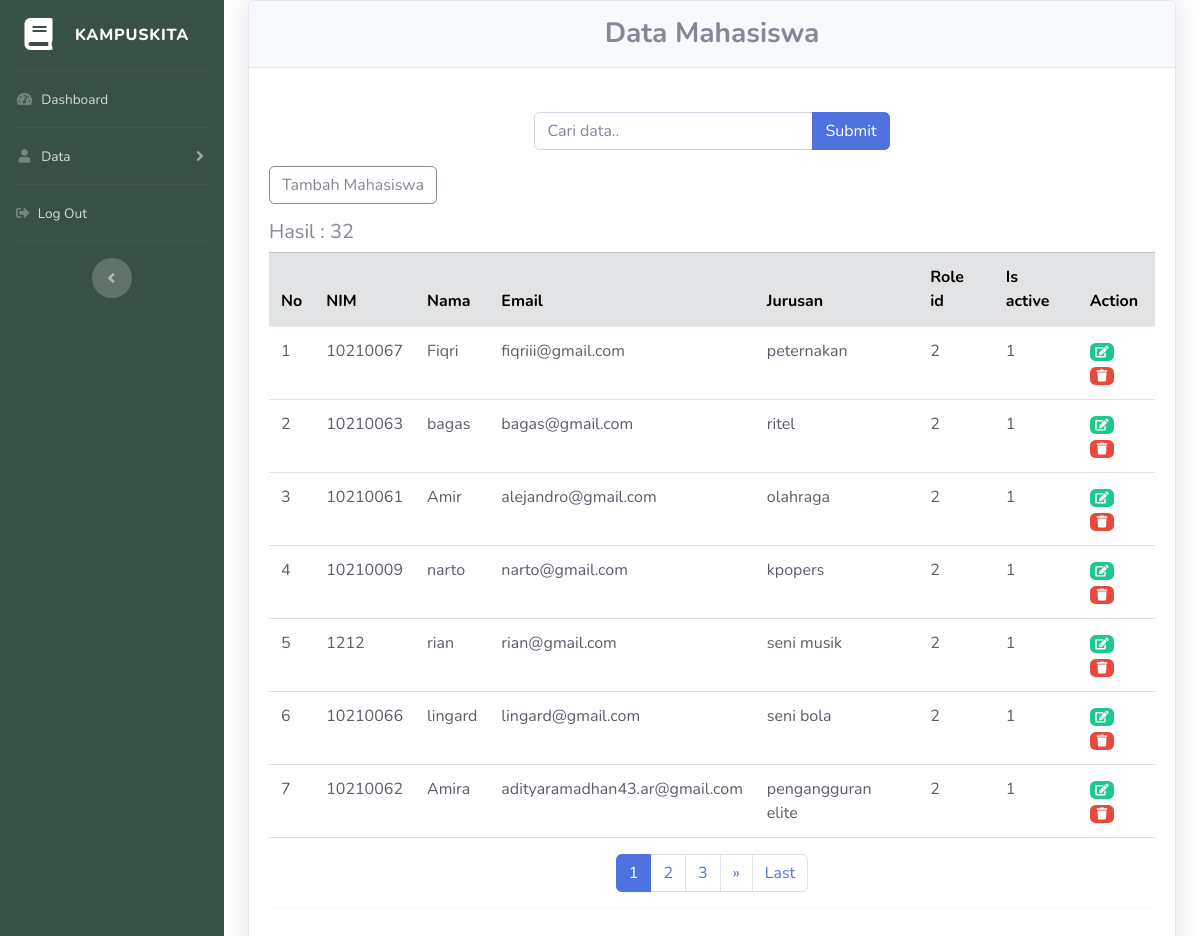
Screenshot of /index.php/mahasiswa with the database file from the repository.
### tables this page shows
CREATE TABLE `mahasiswa` (
  `id` int(11) NOT NULL,
  `nama` varchar(100) NOT NULL,
  `nim` varchar(8) NOT NULL,
  `email` varchar(100) NOT NULL,
  `jurusan` varchar(50) NOT NULL,
  `password` varchar(128) NOT NULL,
  `role_id` int(11) NOT NULL,
  `is_active` int(11) NOT NULL
);

### application/controllers/Mahasiswa.php (called while the page is built, shortened)
<?php
class Mahasiswa extends CI_Controller
{
	public function __construct()
	{
		parent::__construct();
		$this->load->model('ModelAdmin');
	}
	public function index()
	{
		$queryAllMahasiswa = $this->ModelAdmin->getDataMahasiswa();
		$data = array('mahasiswa' => $queryAllMahasiswa);
		$title['title'] = "KampusKita Mahasiswa";
		if ($this->input->post('submit')) {
			$data['keyword'] = $this->input->post('keyword');
			$this->session->set_userdata('keyword', $data['keyword']);
		} else {
			$data['keyword'] = $this->session->userdata('keyword', $data);
		}
		$this->db->like('nama', $data['keyword']);
		$this->db->or_like('email', $data['keyword']);
		$this->db->or_like('jurusan', $data['keyword']);
		$this->db->or_like('nim', $data['keyword']);
		$this->db->from('mahasiswa');
		$config['total_rows'] = $this->db->count_all_results();
		$data['total_rows'] = $config['total_rows'];
		$config['per_page'] = 7;
		$data['start'] = $this->uri->segment(3);
		$data['mahasiswa'] = $this->ModelAdmin->getMahasiswa($config['per_page'], $data['start'], $data['keyword']);
		$this->load->view('templates/header', $title);
		$this->load->view('templates/sidebar');
		$this->load->view('view-mahasiswa.php', $data);
		$this->load->view('templates/footer');
	}
}

### index.php (called while the page is built, shortened)
<?php
require_once BASEPATH.'core/CodeIgniter.php';

### application/models/ModelAdmin.php (called while the page is built, shortened)
<?php
class ModelAdmin extends CI_Model
{
	public function getMahasiswa($limit, $start, $keyword = null)
	{
		$this->db->order_by('id', 'DESC');
		$query = $this->db->get('mahasiswa', $limit, $start);
		return $query->result();
	}
}

### application/views/view-mahasiswa.php (the view, shortened to what this page needs)
<br>
<div class="container-fluid">
	<div class="card shadow mb-4">
		<div class="card-header py-3">
			<h3 class="m-0 font-weight-bold text-secondary" align="center">Data Mahasiswa</h3>
		</div>
		<div class="card-body">
			<div class="row justify-content-center mt-4">
				<div class="col-md-5">
					<form action="<?= base_url('mahasiswa'); ?>" method="post">
						<div class="input-group mb-3">
							<input type="text" class="form-control" placeholder="Cari data.. " name="keyword" autocomplete="off" autofocus>
							<div class="input-group-append">
								<input class="btn btn-primary" type="submit" name="submit">
							</div>
						</div>
					</form>
				</div>
			</div>
			<a class="btn btn-outline-secondary mb-3" align="center" data-toggle="modal" data-target="#newMahasiswa">Tambah Mahasiswa</a>
			<h5>Hasil : <?= $total_rows; ?></h5>
			<table class="table table-hover text-dark">
				<thead class="table-secondary">
					<tr>
						<th scope="col">No</th>
						<th scope="col">NIM</th>
						<th scope="col">Nama</th>
						<th scope="col">Email</th>
						<th scope="col">Jurusan</th>
						<th scope="col">Role id</th>
						<th scope="col">Is active</th>
						<th scope="col">Action</th>
					</tr>
				</thead>
				<tbody>
					<?php
					foreach ($mahasiswa as $row) :
					?>
						<tr>
							<td><?= ++$start; ?></td>
							<td><?= $row->nim; ?></td>
							<td><?= $row->nama; ?></td>
							<td><?= $row->email; ?></td>
							<td><?= $row->jurusan; ?></td>
							<td><?= $row->role_id; ?></td>
							<td><?= $row->is_active; ?></td>
							<td>
								<a class="badge badge-success" data-toggle="modal" data-target="#editMhs<?= $row->id; ?>" href=""><i class="fas fa-fw fa-edit"></i></a>
								<a class="badge badge-danger" data-toggle="modal" data-target="#deleteMhs<?= $row->id; ?>"><i class="fas fa-fw fa-trash"></i></a>
							</td>
						</tr>
					<?php endforeach; ?>
			</table>
			<?= $this->pagination->create_links(); ?>
			<hr class="container-divider">
		</div>
	</div>
</div>
</div>

### application/config/pagination.php (shortened to what this page needs)
<?php
		$config['full_tag_open'] = '<nav><ul class="pagination justify-content-center">';
		$config['full_tag_close'] = '</ul></nav>';
		$config['last_tag_open'] = ' <li class="page-item">';
		$config['last_tag_close'] = ' </li>';
		$config['next_tag_open'] = ' <li class="page-item">';
		$config['next_tag_close'] = ' </li>';
		$config['cur_tag_open'] = ' <li class="page-item active"><a class="page-link" href="#">';
		$config['cur_tag_close'] = ' </a></li>';
		$config['num_tag_open'] = ' <li class="page-item ">';
		$config['num_tag_close'] = ' </li>';
		?>

### application/views/templates/header.php (shortened to what this page needs)
<!DOCTYPE html>
<html lang="en">
<head>
	<link href="<?= base_url('assets/')?>/vendor/fontawesome-free/css/all.min.css" rel="stylesheet" type="text/css">
	<link href="https://cdn.jsdelivr.net/npm/bootstrap@5.2.3/dist/css/bootstrap.min.css" rel="stylesheet">
  <link href="https://getbootstrap.com/docs/5.2/assets/css/docs.css" rel="stylesheet">
	<link href="<?= base_url('assets/')?>/css/sb-admin-2.min.css" rel="stylesheet">
</head>
<body>

### application/views/templates/sidebar.php (shortened to what this page needs)
<body>
	<div id="wrapper">
		<ul class="navbar-nav sidebar sidebar-dark accordion" style="background-color: #395144;" id="accordionSidebar">
			<a class="sidebar-brand d-flex align-items-center justify-content-center" href="<?= base_url('home');?>">
				<div class="sidebar-brand-icon">
					<i class="fas fa-fw fa-book"></i>
				</div>
				<div class="sidebar-brand-text mx-3">KampusKita</div>
			</a>
			<hr class="sidebar-divider my-0">
			<li class="nav-item">
				<a class="nav-link" href="<?= base_url('home'); ?>">
					<i class="fas fa-fw fa-tachometer-alt"></i>
					<span>Dashboard</span></a>
			</li>
			<hr class="sidebar-divider my-0">
			<li class="nav-item">
				<a class="nav-link collapsed" href="#" data-toggle="collapse" data-target="#collapseTwo" aria-expanded="true" aria-controls="collapseTwo">
					<i class="fas fa-fw fa-user"></i>
					<span>Data</span>
				</a>
			</li>
			<hr class="sidebar-divider my-0">
			<li class="nav-item">
				<a class="nav-link" href="<?= base_url('auth/logoutAdmin')?>">
					<i class="fas fa-sign-out-alt"></i>
					<span>Log Out</span>
				</a>
			</li>
			<hr class="sidebar-divider">
			<div class="text-center d-none d-md-inline">
				<button class="rounded-circle border-0" id="sidebarToggle"></button>
			</div>
		</ul>

### application/views/templates/footer.php (shortened to what this page needs)
</body>
</html>

### rows the page displays
mahasiswa: nim "10210067", nama "Fiqri", email "fiqriii@gmail.com", jurusan "peternakan", role "2", is_active "1"
mahasiswa: nim "10210063", nama "bagas", email "bagas@gmail.com", jurusan "ritel", role "2", is_active "1"
mahasiswa: nim "10210061", nama "Amir", email "alejandro@gmail.com", jurusan "olahraga", role "2", is_active "1"
mahasiswa: nim "10210009", nama "narto", email "narto@gmail.com", jurusan "kpopers", role "2", is_active "1"
mahasiswa: nim "1212", nama "rian", email "rian@gmail.com", jurusan "seni musik", role "2", is_active "1"
mahasiswa: nim "10210066", nama "lingard", email "lingard@gmail.com", jurusan "seni bola", role "2", is_active "1"
mahasiswa: nim "10210062", nama "Amira", email "adityaramadhan43.ar@gmail.com", jurusan "pengangguran elite", role "2", is_active "1"

### other values shown
$total_rows "32"
$this->pagination->create_links() "1 2 3 » Last"
